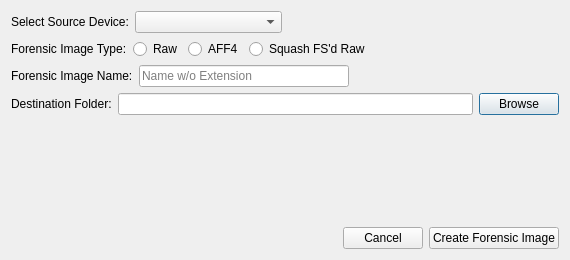
<?xml version="1.0" encoding="UTF-8"?>
<ui version="4.0">
 <class>ForImgDialog</class>
 <widget class="QDialog" name="ForImgDialog">
  <property name="windowModality">
   <enum>Qt::ApplicationModal</enum>
  </property>
  <property name="geometry">
   <rect>
    <x>0</x>
    <y>0</y>
    <width>570</width>
    <height>260</height>
   </rect>
  </property>
  <property name="windowTitle">
   <string>Create Forensic Image</string>
  </property>
  <property name="windowIcon">
   <iconset resource="wombatforensics.qrc">
    <normaloff>:/bar/newforimg</normaloff>:/bar/newforimg</iconset>
  </property>
  <layout class="QVBoxLayout" name="verticalLayout">
   <property name="spacing">
    <number>6</number>
   </property>
   <item>
    <layout class="QHBoxLayout" name="horizontalLayout">
     <item>
      <widget class="QLabel" name="label">
       <property name="text">
        <string>Select Source Device:</string>
       </property>
      </widget>
     </item>
     <item>
      <widget class="QComboBox" name="sourcecombo">
       <property name="currentText">
        <string>Select Source Device</string>
       </property>
       <property name="placeholderText">
        <string>Select Source Device</string>
       </property>
      </widget>
     </item>
     <item>
      <spacer name="horizontalSpacer">
       <property name="orientation">
        <enum>Qt::Horizontal</enum>
       </property>
       <property name="sizeHint" stdset="0">
        <size>
         <width>40</width>
         <height>20</height>
        </size>
       </property>
      </spacer>
     </item>
    </layout>
   </item>
   <item>
    <layout class="QHBoxLayout" name="horizontalLayout_2">
     <item>
      <widget class="QLabel" name="label_2">
       <property name="text">
        <string>Forensic Image Type:</string>
       </property>
      </widget>
     </item>
     <item>
      <widget class="QRadioButton" name="rawradio">
       <property name="text">
        <string>Raw</string>
       </property>
      </widget>
     </item>
     <item>
      <widget class="QRadioButton" name="aff4radio">
       <property name="text">
        <string>AFF4</string>
       </property>
      </widget>
     </item>
     <item>
      <widget class="QRadioButton" name="sfsradio">
       <property name="text">
        <string>Squash FS'd Raw</string>
       </property>
      </widget>
     </item>
     <item>
      <spacer name="horizontalSpacer_2">
       <property name="orientation">
        <enum>Qt::Horizontal</enum>
       </property>
       <property name="sizeHint" stdset="0">
        <size>
         <width>40</width>
         <height>20</height>
        </size>
       </property>
      </spacer>
     </item>
    </layout>
   </item>
   <item>
    <layout class="QHBoxLayout" name="horizontalLayout_3">
     <item>
      <widget class="QLabel" name="label_3">
       <property name="text">
        <string>Forensic Image Name:</string>
       </property>
      </widget>
     </item>
     <item>
      <widget class="QLineEdit" name="nameedit">
       <property name="placeholderText">
        <string>Name w/o Extension</string>
       </property>
      </widget>
     </item>
     <item>
      <spacer name="horizontalSpacer_3">
       <property name="orientation">
        <enum>Qt::Horizontal</enum>
       </property>
       <property name="sizeType">
        <enum>QSizePolicy::Expanding</enum>
       </property>
       <property name="sizeHint" stdset="0">
        <size>
         <width>100</width>
         <height>20</height>
        </size>
       </property>
      </spacer>
     </item>
    </layout>
   </item>
   <item>
    <layout class="QHBoxLayout" name="horizontalLayout_4">
     <item>
      <widget class="QLabel" name="label_4">
       <property name="text">
        <string>Destination Folder:</string>
       </property>
      </widget>
     </item>
     <item>
      <widget class="QLineEdit" name="pathedit"/>
     </item>
     <item>
      <widget class="QPushButton" name="browsebutton">
       <property name="text">
        <string>Browse</string>
       </property>
      </widget>
     </item>
    </layout>
   </item>
   <item>
    <spacer name="verticalSpacer">
     <property name="orientation">
      <enum>Qt::Vertical</enum>
     </property>
     <property name="sizeHint" stdset="0">
      <size>
       <width>20</width>
       <height>30</height>
      </size>
     </property>
    </spacer>
   </item>
   <item>
    <layout class="QHBoxLayout" name="horizontalLayout_5">
     <property name="spacing">
      <number>6</number>
     </property>
     <item>
      <spacer name="horizontalSpacer_5">
       <property name="orientation">
        <enum>Qt::Horizontal</enum>
       </property>
       <property name="sizeHint" stdset="0">
        <size>
         <width>40</width>
         <height>20</height>
        </size>
       </property>
      </spacer>
     </item>
     <item>
      <widget class="QPushButton" name="cancelbutton">
       <property name="text">
        <string>Cancel</string>
       </property>
      </widget>
     </item>
     <item>
      <widget class="QPushButton" name="createbutton">
       <property name="text">
        <string>Create Forensic Image</string>
       </property>
      </widget>
     </item>
    </layout>
   </item>
  </layout>
 </widget>
 <resources>
  <include location="wombatforensics.qrc"/>
 </resources>
 <connections/>
</ui>
